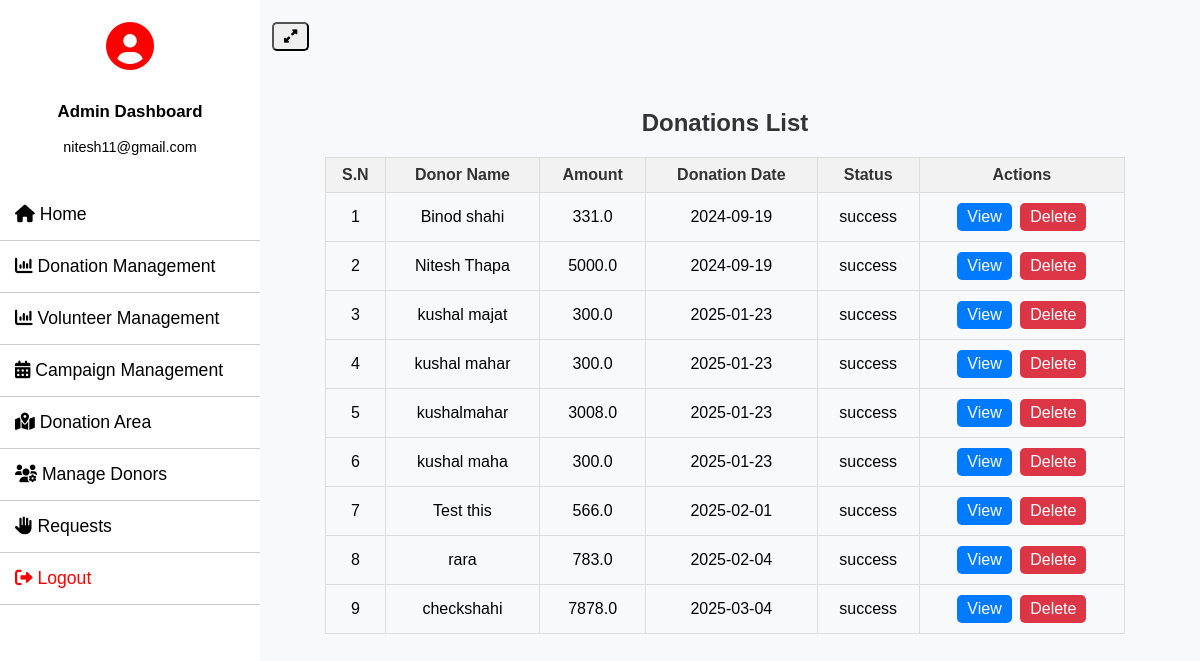
/campaign_donations/ (signed in), run on the app's committed database.
### donor_management/models.py (models this page shows, shortened)
class Donation(models.Model):
    STATUS_CHOICES = [
        ('success', 'Success'),
        ('pending', 'Pending'),
        ('failed', 'Failed')
    ]
    campaign = models.ForeignKey(Campaign, on_delete=models.CASCADE, null=True)
    donor = models.ForeignKey(Donor, on_delete=models.CASCADE)
    donation_name = models.CharField(max_length=300, null=True)
    donation_pic = models.FileField(null=True)
    amount = models.CharField(max_length=30, null=True)
    collection_loc = models.CharField(max_length=300, null=True)
    description = models.CharField(max_length=500, null=True)
    status = models.CharField(max_length=20, choices=STATUS_CHOICES, default='pending')
    admin_remarks = models.CharField(max_length=500, null=True)
    volunteer = models.ForeignKey(Volunteer, on_delete=models.CASCADE, null=True)
    volunteer_remarks = models.CharField(max_length=500, null=True)
    donation_area = models.ForeignKey(DonationArea, on_delete=models.CASCADE, null=True)
    donation_date = models.DateTimeField(auto_now_add=True)
    created_at = models.DateTimeField(auto_now_add=True)
    updated_at = models.DateTimeField(auto_now=True)
    user = models.ForeignKey('auth.User', null=True, blank=True, on_delete=models.SET_NULL)

### Charity_Project/views.py (the view)
# urls.py: path('campaign_donations/', campaign_donations, name='campaign_donations'),
def campaign_donations(request):
    if not request.user.is_authenticated:
        return redirect('admin_login')
    donations = Donation.objects.filter(user__isnull=True, amount__isnull=False)
    return render(request, 'campaign/campaign_donations.html', {'donations': donations})

### Charity_Project/templates/campaign/campaign_donations.html (shortened to what this page needs)
{% extends 'admin_base.html' %}
{% block content %}
<div class="donation-history-container">
    <h1>Donations List</h1>
    <table class="donation-history-table" id="example">
        <thead>
            <tr>
                <th>S.N</th>
                <th>Donor Name</th>
                <th>Amount</th>
                <th>Donation Date</th>
                <th>Status</th>
                <th>Actions</th>
            </tr>
        </thead>
        <tbody>
            {% for donation in donations %}
            <tr>
                <td>{{ forloop.counter }}</td>
                <td>{{ donation.donation_name }}</td>
                <td>{{donation.amount}}</td>
                <td>{{ donation.created_at|date:"Y-m-d" }}</td>
                <td>{{ donation.status }}</td>
                <td>
                    <a href="{% url 'campaign_donation_details' pid=donation.id %}" class="btn btn-primary">View</a>
                    <a href="" class="btn btn-danger" onclick="return confirm('Are you sure you want to delete this donation?');">Delete</a>
                </td>
            </tr>
            {% endfor %}
        </tbody>
    </table>
</div>
{% endblock %}

### Charity_Project/templates/admin_base.html (shortened to what this page needs)
<!DOCTYPE html>
<html lang="en">
<head>
    <link rel="stylesheet" href="https://cdnjs.cloudflare.com/ajax/libs/font-awesome/6.0.0-beta3/css/all.min.css">
</head>
<body>
    <div class="wrapper">
        <nav id="sidebar">
            <div class="sidebar-header">
                <div class="user-icon">
                    <i class="fas fa-user-circle" style="color: red;"></i>
                </div>
                <div class="user-info">
                    <h3>Admin Dashboard</h3>
                    <p>{{ request.user.email }}</p>
                </div>
            </div>
            <ul class="list-unstyled components">
                <li><a href="{% url 'admin_home' %}"> <i class="fa-solid fa-home"></i> Home</a></li>
                <li class="dropdown">
                    <a href="#" class="dropdown-toggle"><i class="fa-solid fa-chart-column"></i> Donation Management</a>
                </li>
                <li class="dropdown">
                    <a href="#" class="dropdown-toggle"><i class="fa-solid fa-chart-column"></i> Volunteer Management</a>
                </li>
                <li class="dropdown">
                    <a href="#" class="dropdown-toggle"><i class="fa-solid fa-calendar-days"></i> Campaign Management</a>
                </li>
                <li class="dropdown">
                    <a href="#" class="dropdown-toggle"><i class="fa-solid fa-map-location-dot"></i> Donation Area</a>
                </li>
                <li><a href="{% url 'manage_donors' %}"> <i class="fa-solid fa-users-gear"></i> Manage Donors</a></li>
                <li class="dropdown">
                    <a href="#" class="dropdown-toggle"><i class="fa-solid fa-hand"></i> Requests</a>
                </li>
                <li><a href="{% url 'logout' %}" style="color: red;"><i class="fa-solid fa-right-from-bracket" style="color: red;"></i> Logout</a></li>
            </ul>
        </nav>
        <div id="content">
            <nav class="navbar navbar-expand-lg navbar-light bg-light">
                <div class="container-fluid">
                    <button type="button" id="sidebarCollapse" class="btn btn-info" style="color:black">
                        <i class="fa-solid fa-up-right-and-down-left-from-center"></i>
                    </button>
                </div>
            </nav>
            <main>
                {% block content %}{% endblock %}
            </main>
        </div>
    </div>
    <link rel="stylesheet" href="https://cdn.datatables.net/2.1.3/css/dataTables.dataTables.css">
    <link rel="stylesheet" href="https://cdn.datatables.net/buttons/3.1.1/css/buttons.dataTables.css">
</body>
</html>

### Charity_Project/templates/campaign/campaign_donations.html (style rules this page uses)
.donation-history-container { background-color: transparent; padding: 20px; border-radius: 10px; max-width: 800px; width: 100%; text-align: center; margin: 20px auto; }
h1 { color: #333; margin-bottom: 20px; font-size: 24px; font-weight: 600; }
.donation-history-table { width: 100%; border-collapse: collapse; margin: 20px 0; }
.donation-history-table th, .donation-history-table td { border: 1px solid #ddd; padding: 8px; text-align: center; }
.donation-history-table th { background-color: #f2f2f2; color: #333; }
.btn { padding: 5px 10px; text-decoration: none; border-radius: 5px; margin: 2px; display: inline-block; }
.btn-primary { background-color: #007bff; color: white; }
.btn-danger { background-color: #dc3545; color: white; }

### Charity_Project/templates/admin_base.html (style rules this page uses)
body { font-family: 'Arial', sans-serif; background-color: #f8f9fa; margin: 0; padding: 0; overflow-x: hidden; }
.wrapper { display: flex; width: 100%; transition: margin-left 0.3s; }
#sidebar { min-width: 260px; max-width: 250px; background: #ffffff; color: #000000; transition: all 0.3s; position: fixed; height: 100%; overflow: auto; z-index: 1000; }
#sidebar .sidebar-header { padding: 20px; background: #ffffff; display: flex; align-items: center; justify-content: center; flex-direction: column; text-align: center; }
#sidebar .sidebar-header .user-icon { font-size: 3em; margin-bottom: 10px; color: #000000; }
#sidebar .sidebar-header .user-info { color: #000000; font-size: 0.9em; }
#sidebar ul.components { padding: 0; list-style: none; margin: 0; }
#sidebar ul li { border-bottom: 1px solid #cccccc; position: relative; }
#sidebar ul li a { padding: 15px; display: block; color: #000000; text-decoration: none; font-size: 1.1em; transition: background 0.3s; }
#content { width: 100%; padding: 20px; min-height: 100vh; transition: all 0.3s; margin-left: 250px; }

### data on the page
Donation: donation_name "Binod shahi", amount "331.0", created_at "2024-09-19", status "success"
Donation: donation_name "Nitesh Thapa", amount "5000.0", created_at "2024-09-19", status "success"
Donation: donation_name "kushal majat", amount "300.0", created_at "2025-01-23", status "success"
Donation: donation_name "kushal mahar", amount "300.0", created_at "2025-01-23", status "success"
Donation: donation_name "kushalmahar", amount "3008.0", created_at "2025-01-23", status "success"
Donation: donation_name "kushal maha", amount "300.0", created_at "2025-01-23", status "success"
Donation: donation_name "Test this", amount "566.0", created_at "2025-02-01", status "success"
Donation: donation_name "rara", amount "783.0", created_at "2025-02-04", status "success"
Donation: donation_name "checkshahi", amount "7878.0", created_at "2025-03-04", status "success"

### other printed values
{{ request.user.email }} "nitesh11@gmail.com"
